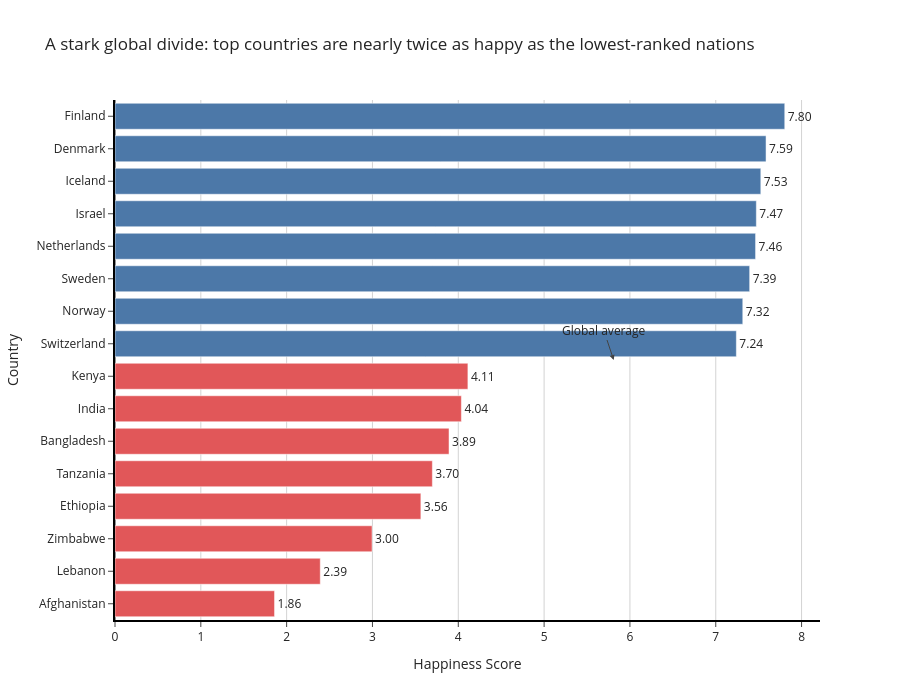

The code cell stored with this chart in its notebook:
### Markdown cell above
---
## Task 2 — Bottom vs. Top: A Contrast Story

**What to build:** A bar chart that highlights the **gap between the happiest and least happy countries**, focusing on a specific insight.

**Requirements:**
- Show the **top 8 AND bottom 8 countries** together (16 bars total)
- Use **colour** to distinguish the two groups (not Plotly's default rainbow)
- Add a **visual separator or annotation** that emphasises the gap
- Insight title that tells the story of the gap

**Hint:** Use `pd.concat([df.nlargest(8,'Happiness_Score'), df.nsmallest(8,'Happiness_Score')])` to get both groups.

**Stretch goal:** Add a vertical reference line showing the global average.

### Code cell
# Task 2: Top 8 vs. Bottom 8 contrast
# ------------------------------------

# Step 1: Get top and bottom countries
top8 = df.nlargest(8, 'Happiness_Score').copy()
top8['Group'] = 'Top 8'
bottom8 = df.nsmallest(8, 'Happiness_Score').copy()
bottom8['Group'] = 'Bottom 8'

combined = pd.concat([bottom8, top8]).sort_values('Happiness_Score')
global_avg = df['Happiness_Score'].mean()
print(f"Global average: {global_avg:.2f}")

# Step 2: Build your chart
# YOUR CODE HERE


# Step 2: Create bar chart
fig2 = px.bar(
    combined,
    x='Happiness_Score',
    y='Country',
    orientation='h',
    title='A stark global divide: top countries are nearly twice as happy as the lowest-ranked nations',
    labels={
        'Happiness_Score': 'Happiness Score',
        'Country': 'Country'
    },
    color='Group',
    color_discrete_map={
        'Top 8': '#4C78A8',     # blue
        'Bottom 8': '#E15759'   # red
    }
)

# Remove legend (colors are self-explanatory)
fig2.update_layout(
    template='simple_white',
    showlegend=False,
    height=700,

    xaxis=dict(
        showline=True,
        linewidth=2,
        linecolor='black',
        showgrid=True,
        gridcolor='lightgray',
        zeroline=True
    ),

    yaxis=dict(
        showline=True,
        linewidth=2,
        linecolor='black'
    )
)

# Add separator line between groups
fig2.add_hline(
    y=7.5,  # between 8 bottom + 8 top bars
    line_dash="dash",
    line_color="black",
    opacity=0.6
)

# Add annotation for the gap
fig2.add_annotation(
    x=global_avg,
    y=7.5,
    text="Global average",
    showarrow=True,
    arrowhead=2
)

# Add vertical line for global average (stretch goal)
fig2.add_vline(
    x=global_avg,
    line_dash="dot",
    line_color="black"
)

# Optional: show values on bars
fig2.update_traces(texttemplate='%{x:.2f}', textposition='outside')

fig2.show()

### Figure 1 — Plotly figure (JSON) as saved in the notebook; plotly's stock layout.template omitted (floating-point values rounded to 4 significant figures)
{"data": [{"hovertemplate": "Group=Bottom 8<br>Happiness Score=%{x}<br>Country=%{y}<extra></extra>", "legendgroup": "Bottom 8", "marker": {"color": "#E15759", "pattern": {"shape": ""}}, "name": "Bottom 8", "orientation": "h", "showlegend": true, "textposition": "outside", "texttemplate": "%{x:.2f}", "type": "bar", "x": [1.859, 2.392, 2.995, 3.564, 3.698, 3.892, 4.036, 4.112], "xaxis": "x", "y": ["Afghanistan", "Lebanon", "Zimbabwe", "Ethiopia", "Tanzania", "Bangladesh", "India", "Kenya"], "yaxis": "y"}, {"hovertemplate": "Group=Top 8<br>Happiness Score=%{x}<br>Country=%{y}<extra></extra>", "legendgroup": "Top 8", "marker": {"color": "#4C78A8", "pattern": {"shape": ""}}, "name": "Top 8", "orientation": "h", "showlegend": true, "textposition": "outside", "texttemplate": "%{x:.2f}", "type": "bar", "x": [7.24, 7.315, 7.395, 7.464, 7.473, 7.525, 7.586, 7.804], "xaxis": "x", "y": ["Switzerland", "Norway", "Sweden", "Netherlands", "Israel", "Iceland", "Denmark", "Finland"], "yaxis": "y"}], "layout": {"annotations": [{"arrowhead": 2, "showarrow": true, "text": "Global average", "x": 5.811, "y": 7.5}], "barmode": "relative", "height": 700, "legend": {"title": {"text": "Group"}, "tracegroupgap": 0}, "shapes": [{"line": {"color": "black", "dash": "dash"}, "opacity": 0.6, "type": "line", "x0": 0, "x1": 1, "xref": "x domain", "y0": 7.5, "y1": 7.5, "yref": "y"}, {"line": {"color": "black", "dash": "dot"}, "type": "line", "x0": 5.811, "x1": 5.811, "xref": "x", "y0": 0, "y1": 1, "yref": "y domain"}], "showlegend": false, "title": {"text": "A stark global divide: top countries are nearly twice as happy as the lowest-ranked nations"}, "xaxis": {"anchor": "y", "domain": [0, 1], "gridcolor": "lightgray", "linecolor": "black", "linewidth": 2, "showgrid": true, "showline": true, "title": {"text": "Happiness Score"}, "zeroline": true}, "yaxis": {"anchor": "x", "domain": [0, 1], "linecolor": "black", "linewidth": 2, "showline": true, "title": {"text": "Country"}}}}
